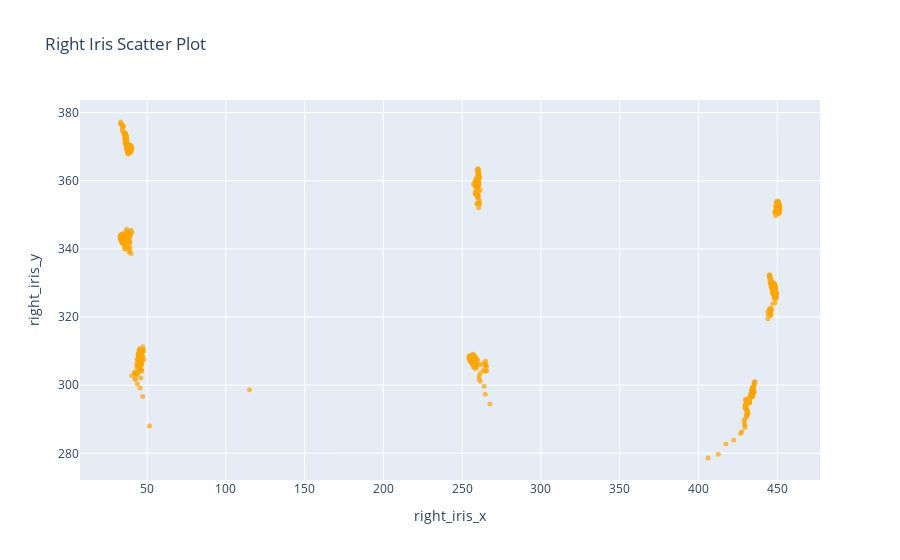

Notebook source saved alongside this figure:
### Markdown cell above
### Right Eye Scatter Plot Visualization

### Code cell
# Create a scatter plot
fig = go.Figure(
    data=go.Scatter(
        x=raw_dataset["right_iris_x"],
        y=raw_dataset["right_iris_y"],
        mode="markers",
        marker=dict(color="orange", size=5, opacity=0.7),
    )
)

# Set the layout
fig.update_layout(
    title="Right Iris Scatter Plot",
    xaxis=dict(title="right_iris_x"),
    yaxis=dict(title="right_iris_y"),
)

# Show the plot
fig.show()

### Figure 1 — Plotly figure (JSON) as saved in the notebook; plotly's stock layout.template omitted (floating-point values rounded to 4 significant figures; data arrays with more than 128 entries replaced by an {"elided": "..."} marker saying what was removed)
{"data": [{"marker": {"color": "orange", "opacity": 0.7, "size": 5}, "mode": "markers", "type": "scatter", "x": {"elided": "720 float values"}, "y": {"elided": "720 float values"}}], "layout": {"title": {"text": "Right Iris Scatter Plot"}, "xaxis": {"title": {"text": "right_iris_x"}}, "yaxis": {"title": {"text": "right_iris_y"}}}}
